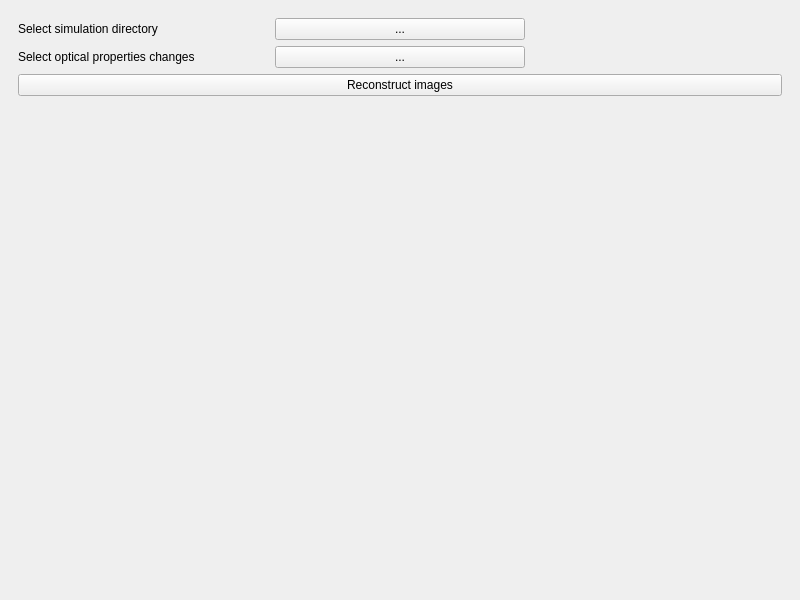
<?xml version="1.0" encoding="UTF-8"?>
<ui version="4.0">
 <class>MainWindow</class>
 <widget class="QMainWindow" name="MainWindow">
  <property name="geometry">
   <rect>
    <x>0</x>
    <y>0</y>
    <width>800</width>
    <height>600</height>
   </rect>
  </property>
  <property name="windowTitle">
   <string>MainWindow</string>
  </property>
  <widget class="QWidget" name="centralwidget">
   <layout class="QGridLayout" name="gridLayout">
    <item row="0" column="0" colspan="2">
     <widget class="QWidget" name="widget" native="true">
      <layout class="QGridLayout" name="gridLayout_2">
       <item row="0" column="0">
        <widget class="QLabel" name="label">
         <property name="text">
          <string>Select simulation directory</string>
         </property>
        </widget>
       </item>
       <item row="0" column="2">
        <widget class="QLabel" name="_dir_simu_path">
         <property name="text">
          <string/>
         </property>
        </widget>
       </item>
       <item row="1" column="0">
        <widget class="QLabel" name="label_2">
         <property name="text">
          <string>Select optical properties changes</string>
         </property>
        </widget>
       </item>
       <item row="1" column="1">
        <widget class="QPushButton" name="_dir_optical_changes">
         <property name="text">
          <string>...</string>
         </property>
        </widget>
       </item>
       <item row="0" column="1">
        <widget class="QPushButton" name="_dir_simu">
         <property name="text">
          <string>...</string>
         </property>
        </widget>
       </item>
       <item row="1" column="2">
        <widget class="QLabel" name="_dir_optical_changes_path">
         <property name="text">
          <string/>
         </property>
        </widget>
       </item>
       <item row="2" column="0" colspan="3">
        <widget class="QPushButton" name="_start_process">
         <property name="text">
          <string>Reconstruct images</string>
         </property>
        </widget>
       </item>
      </layout>
     </widget>
    </item>
    <item row="2" column="1">
     <spacer name="verticalSpacer">
      <property name="orientation">
       <enum>Qt::Vertical</enum>
      </property>
      <property name="sizeHint" stdset="0">
       <size>
        <width>20</width>
        <height>40</height>
       </size>
      </property>
     </spacer>
    </item>
    <item row="1" column="0" colspan="2">
     <widget class="QLabel" name="_progress">
      <property name="font">
       <font>
        <bold>true</bold>
       </font>
      </property>
      <property name="text">
       <string/>
      </property>
      <property name="alignment">
       <set>Qt::AlignCenter</set>
      </property>
     </widget>
    </item>
   </layout>
  </widget>
 </widget>
 <resources/>
 <connections/>
</ui>
